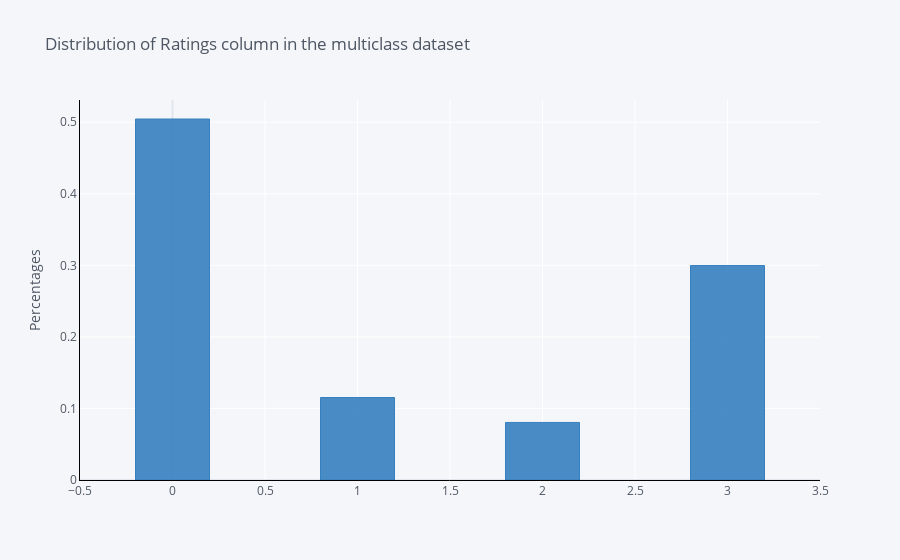

Notebook cell for this chart:
### Markdown cell above
We see how ur unified dataset is distributed

### Code cell
#Visualisation library
from plotly.offline import iplot
import plotly.graph_objs as go
import chart_studio.plotly as py
import plotly.figure_factory as ff
from plotly.offline import iplot
import cufflinks
cufflinks.go_offline()
cufflinks.set_config_file(world_readable=True, theme='pearl')


multiclass_dataset['ratings'].value_counts(normalize=True).iplot(kind='bar',
                                                      yTitle='Percentages', 
                                                      linecolor='black', 
                                                      opacity=0.9,
                                                      color='blue',
                                                      theme='pearl',
                                                      bargap=0.6,
                                                      gridcolor='white',
                                                     
                                                      title='Distribution of Ratings column in the multiclass dataset')

### Figure 1 — Plotly figure (JSON) as saved in the notebook; plotly's stock layout.template omitted (floating-point values rounded to 4 significant figures)
{"data": [{"marker": {"color": "rgba(55, 128, 191, 0.9)", "line": {"color": "rgba(55, 128, 191, 1.0)", "width": 1}}, "name": "ratings", "orientation": "v", "text": "", "type": "bar", "x": [0, 3, 1, 2], "y": [0.5045, 0.2997, 0.1153, 0.08046]}], "layout": {"bargap": 0.6, "legend": {"bgcolor": "#F5F6F9", "font": {"color": "#4D5663"}}, "paper_bgcolor": "#F5F6F9", "plot_bgcolor": "#F5F6F9", "title": {"font": {"color": "#4D5663"}, "text": "Distribution of Ratings column in the multiclass dataset"}, "xaxis": {"gridcolor": "white", "linecolor": "black", "showgrid": true, "tickfont": {"color": "#4D5663"}, "title": {"font": {"color": "#4D5663"}, "text": ""}, "zerolinecolor": "#E1E5ED"}, "yaxis": {"gridcolor": "white", "linecolor": "black", "showgrid": true, "tickfont": {"color": "#4D5663"}, "title": {"font": {"color": "#4D5663"}, "text": "Percentages"}, "zerolinecolor": "#E1E5ED"}}}
